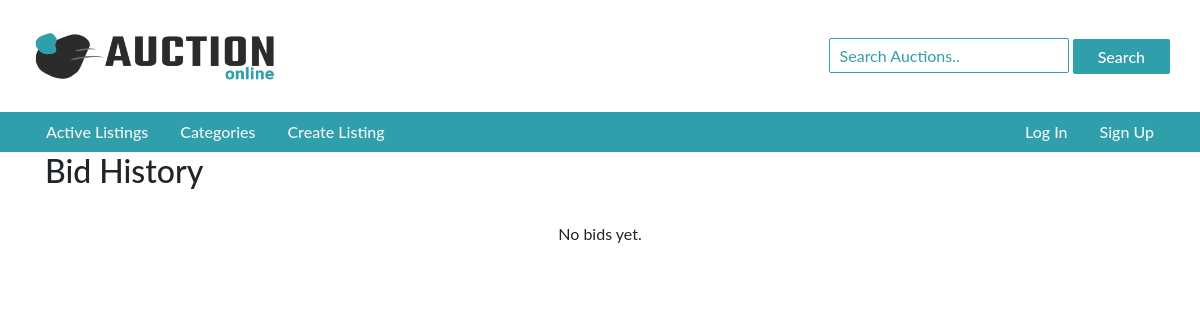
/listing/22/bids, run on an earlier commit of the app's database.
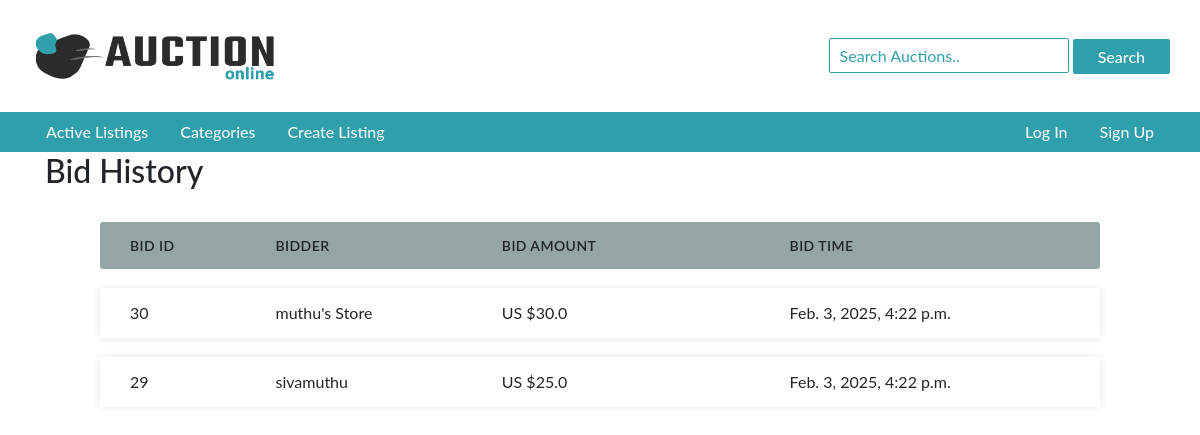
And on a later commit of the database.
### auctions/models.py (models this page shows, shortened)
class UserBid(models.Model):
    bidder = models.ForeignKey(User, on_delete=models.CASCADE, related_name="user_bid")
    listing = models.ManyToManyField(Listing, related_name="bids")
    bid = models.FloatField()
    time = models.DateTimeField(default=datetime.now)  # Set default correctly

class User(AbstractUser):
    watchlist = models.ManyToManyField(Listing, blank=True, related_name="watchers")
    listing = models.ManyToManyField(Listing, blank=True, related_name="creater")
    bought_items = models.ManyToManyField(Listing, blank=True, related_name="buyer")
    def __str__(self):
        return f"{self.username}"

### auctions/views.py (the view)
# urls.py: path("listing/<int:id>/bids", views.bids, name="bids"),
def bids(request, id):
    list_item = Listing.objects.get(id=id)
    bids = UserBid.objects.filter(listing=list_item).all().order_by('-id')
    creater = list_item.creater.get()
    if request.user == creater:
        creater_view = True
    else:
        creater_view = False
    return render(request, "auctions/bids.html", {
        "bids":bids,
        "list":list_item,
        "creater_view":creater_view
    })

### auctions/templates/auctions/bids.html (shortened to what this page needs)
{% extends 'auctions/layout.html' %}
{% block body %}
    <div class="container">
        <div class="heading">
            <h2>
                <form action="{% url 'auction_command' %}" method="POST">
                    Bid History&nbsp;
                </form>
            </h2>
        </div>
        <div class="listing-lower">
            {% if bids %}
                <div class="bids-div">
                    <ul class="responsive-table">
                        <li class="table-header">
                            <div class="col col-1">Bid Id</div>
                            <div class="col col-2">Bidder</div>
                            <div class="col col-3">Bid Amount</div>
                            <div class="col col-4">Bid Time</div>
                        </li>
                        {% for bid in bids %}
                            <li class="table-row">
                                <div class="col col-1" data-label="Bid Id">{{bid.id}}</div>
                                <div class="col col-2" data-label="Bidder">{{bid.bidder}}</div>
                                <div class="col col-3" data-label="Bid Amount">US ${{bid.bid}}</div>
                                <div class="col col-4" data-label="Bid Time">{{bid.time}}</div>
                            </li>
                        {% endfor %}
                    </ul>
                </div>
            {% else %}
                <center>No bids yet.</center>
            {% endif %}
        </div>
    </div>
{% endblock %}

What changed in the data, as far as the page shows it:
added UserBid: id "30", bidder "muthu's Store", bid "30.0", time "Feb. 3, 2025, 4:22 p.m."
added UserBid: id "29", bidder "sivamuthu", bid "25.0", time "Feb. 3, 2025, 4:22 p.m."
Also different on the page:
text no longer shown: "No bids yet."
text now shown: "BID ID BIDDER BID AMOUNT BID TIME"
